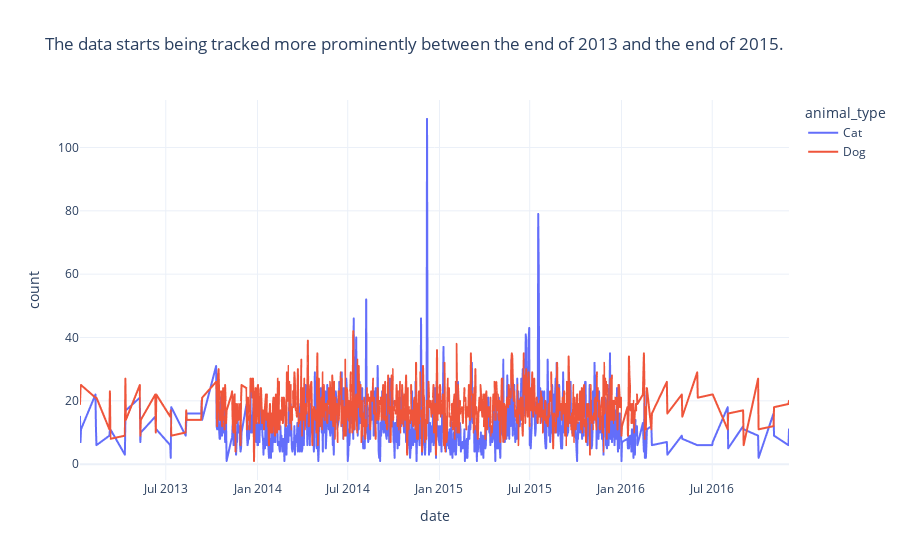

The code cell stored with this chart in its notebook:
### Markdown cell above
* The highest share were adopted and transfered.
* A few animals died, which is a less likely scenario. Predicting such cases is almost impossible.

### Code cell
df_animals_date = df_train.groupby(['date', 'animal_type']).size().reset_index(name = 'count')
fig = px.line(df_animals_date, x = 'date', y = 'count', color = 'animal_type', title = 'The data starts being tracked more prominently between the end of 2013 and the end of 2015.')
fig.show(render = 'png')

### Figure 1 — Plotly figure (JSON) as saved in the notebook; plotly's stock layout.template omitted (floating-point values rounded to 4 significant figures; data arrays with more than 128 entries replaced by an {"elided": "..."} marker saying what was removed)
{"data": [{"hovertemplate": "animal_type=Cat<br>date=%{x}<br>count=%{y}<extra></extra>", "legendgroup": "Cat", "line": {"color": "#636efa", "dash": "solid"}, "marker": {"symbol": "circle"}, "mode": "lines", "name": "Cat", "showlegend": true, "type": "scattergl", "x": {"elided": "870 str values"}, "xaxis": "x", "y": {"elided": "870 int values"}, "yaxis": "y"}, {"hovertemplate": "animal_type=Dog<br>date=%{x}<br>count=%{y}<extra></extra>", "legendgroup": "Dog", "line": {"color": "#EF553B", "dash": "solid"}, "marker": {"symbol": "circle"}, "mode": "lines", "name": "Dog", "showlegend": true, "type": "scattergl", "x": {"elided": "873 str values"}, "xaxis": "x", "y": {"elided": "873 int values"}, "yaxis": "y"}], "layout": {"legend": {"title": {"text": "animal_type"}, "tracegroupgap": 0}, "title": {"text": "The data starts being tracked more prominently between the end of 2013 and the end of 2015."}, "xaxis": {"anchor": "y", "domain": [0, 1], "title": {"text": "date"}}, "yaxis": {"anchor": "x", "domain": [0, 1], "title": {"text": "count"}}}}
